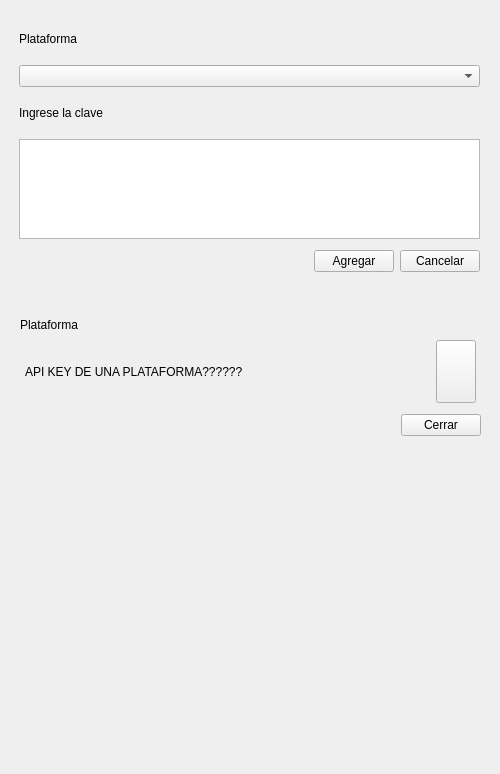
<?xml version="1.0" encoding="UTF-8"?>
<ui version="4.0">
 <class>DotEnvWindow</class>
 <widget class="QWidget" name="DotEnvWindow">
  <property name="geometry">
   <rect>
    <x>0</x>
    <y>0</y>
    <width>500</width>
    <height>774</height>
   </rect>
  </property>
  <property name="windowTitle">
   <string>Key</string>
  </property>
  <widget class="QWidget" name="verticalLayoutWidget">
   <property name="geometry">
    <rect>
     <x>19</x>
     <y>19</y>
     <width>461</width>
     <height>261</height>
    </rect>
   </property>
   <layout class="QVBoxLayout" name="main_layout" stretch="1,1,0,1,1">
    <item>
     <widget class="QLabel" name="label_platform">
      <property name="minimumSize">
       <size>
        <width>0</width>
        <height>30</height>
       </size>
      </property>
      <property name="maximumSize">
       <size>
        <width>16777215</width>
        <height>30</height>
       </size>
      </property>
      <property name="text">
       <string>Plataforma</string>
      </property>
     </widget>
    </item>
    <item>
     <widget class="QComboBox" name="combobox"/>
    </item>
    <item>
     <widget class="QLabel" name="label">
      <property name="minimumSize">
       <size>
        <width>0</width>
        <height>30</height>
       </size>
      </property>
      <property name="maximumSize">
       <size>
        <width>16777215</width>
        <height>30</height>
       </size>
      </property>
      <property name="text">
       <string>Ingrese la clave</string>
      </property>
     </widget>
    </item>
    <item>
     <widget class="QPlainTextEdit" name="key_textarea">
      <property name="minimumSize">
       <size>
        <width>0</width>
        <height>100</height>
       </size>
      </property>
      <property name="maximumSize">
       <size>
        <width>16777215</width>
        <height>100</height>
       </size>
      </property>
     </widget>
    </item>
    <item>
     <layout class="QHBoxLayout" name="horizontalLayout">
      <item>
       <spacer name="horizontalSpacer">
        <property name="orientation">
         <enum>Qt::Horizontal</enum>
        </property>
        <property name="sizeHint" stdset="0">
         <size>
          <width>40</width>
          <height>20</height>
         </size>
        </property>
       </spacer>
      </item>
      <item>
       <widget class="QPushButton" name="button_add">
        <property name="text">
         <string>Agregar</string>
        </property>
        <property name="class" stdset="0">
         <string>qa-save not-rounded</string>
        </property>
       </widget>
      </item>
      <item>
       <widget class="QPushButton" name="button_cancel">
        <property name="text">
         <string>Cancelar</string>
        </property>
        <property name="class" stdset="0">
         <string>qa-cancel not-rounded</string>
        </property>
       </widget>
      </item>
     </layout>
    </item>
   </layout>
  </widget>
  <widget class="QWidget" name="sec_widget" native="true">
   <property name="enabled">
    <bool>true</bool>
   </property>
   <property name="geometry">
    <rect>
     <x>20</x>
     <y>310</y>
     <width>461</width>
     <height>141</height>
    </rect>
   </property>
   <widget class="QWidget" name="layoutWidget">
    <property name="geometry">
     <rect>
      <x>0</x>
      <y>100</y>
      <width>461</width>
      <height>30</height>
     </rect>
    </property>
    <layout class="QHBoxLayout" name="horizontalLayout_2">
     <item>
      <spacer name="horizontalSpacer_2">
       <property name="orientation">
        <enum>Qt::Horizontal</enum>
       </property>
       <property name="sizeHint" stdset="0">
        <size>
         <width>40</width>
         <height>20</height>
        </size>
       </property>
      </spacer>
     </item>
     <item>
      <widget class="QPushButton" name="button_close">
       <property name="text">
        <string>Cerrar</string>
       </property>
       <property name="class" stdset="0">
        <string>qa-cancel not-rounded</string>
       </property>
      </widget>
     </item>
    </layout>
   </widget>
   <widget class="QLabel" name="label_platform_2">
    <property name="geometry">
     <rect>
      <x>0</x>
      <y>0</y>
      <width>459</width>
      <height>30</height>
     </rect>
    </property>
    <property name="minimumSize">
     <size>
      <width>0</width>
      <height>30</height>
     </size>
    </property>
    <property name="maximumSize">
     <size>
      <width>16777215</width>
      <height>30</height>
     </size>
    </property>
    <property name="text">
     <string>Plataforma</string>
    </property>
   </widget>
   <widget class="QWidget" name="key_widget" native="true">
    <property name="geometry">
     <rect>
      <x>0</x>
      <y>30</y>
      <width>461</width>
      <height>63</height>
     </rect>
    </property>
    <property name="styleSheet">
     <string notr="true"/>
    </property>
    <layout class="QHBoxLayout" name="horizontalLayout_3" stretch="0,0,0">
     <property name="leftMargin">
      <number>5</number>
     </property>
     <property name="rightMargin">
      <number>5</number>
     </property>
     <item>
      <widget class="QLabel" name="label_2">
       <property name="text">
        <string>API KEY DE UNA PLATAFORMA??????</string>
       </property>
      </widget>
     </item>
     <item>
      <spacer name="horizontalSpacer_3">
       <property name="orientation">
        <enum>Qt::Horizontal</enum>
       </property>
       <property name="sizeType">
        <enum>QSizePolicy::Expanding</enum>
       </property>
       <property name="sizeHint" stdset="0">
        <size>
         <width>40</width>
         <height>20</height>
        </size>
       </property>
      </spacer>
     </item>
     <item>
      <widget class="QPushButton" name="pushButton">
       <property name="enabled">
        <bool>true</bool>
       </property>
       <property name="minimumSize">
        <size>
         <width>40</width>
         <height>40</height>
        </size>
       </property>
       <property name="maximumSize">
        <size>
         <width>16777215</width>
         <height>16777200</height>
        </size>
       </property>
       <property name="cursor">
        <cursorShape>PointingHandCursor</cursorShape>
       </property>
       <property name="styleSheet">
        <string notr="true">height: 32px;</string>
       </property>
       <property name="text">
        <string/>
       </property>
       <property name="icon">
        <iconset>
         <normaloff>C:/Users/carlossup/.designer/icons/screenshot.svg</normaloff>C:/Users/carlossup/.designer/icons/screenshot.svg</iconset>
       </property>
      </widget>
     </item>
    </layout>
   </widget>
  </widget>
 </widget>
 <resources/>
 <connections/>
</ui>
